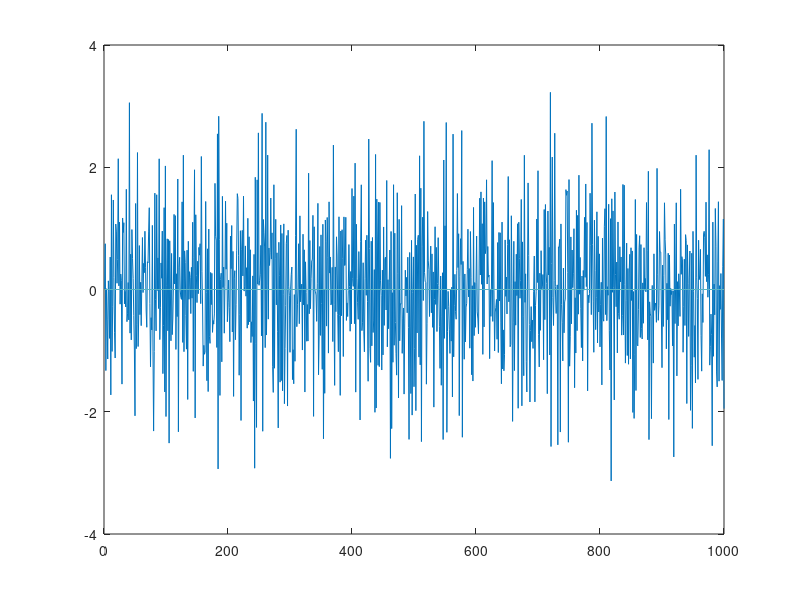

Source code (MATLAB):
% AR(1) process for 1000 lags
 
N = 1000;
X = zeros(N);
phi = -0.3;

for t = 2:N
    e = normrnd(0,1);
    X(t) = phi*X(t-1) + e;
end

plot(X);